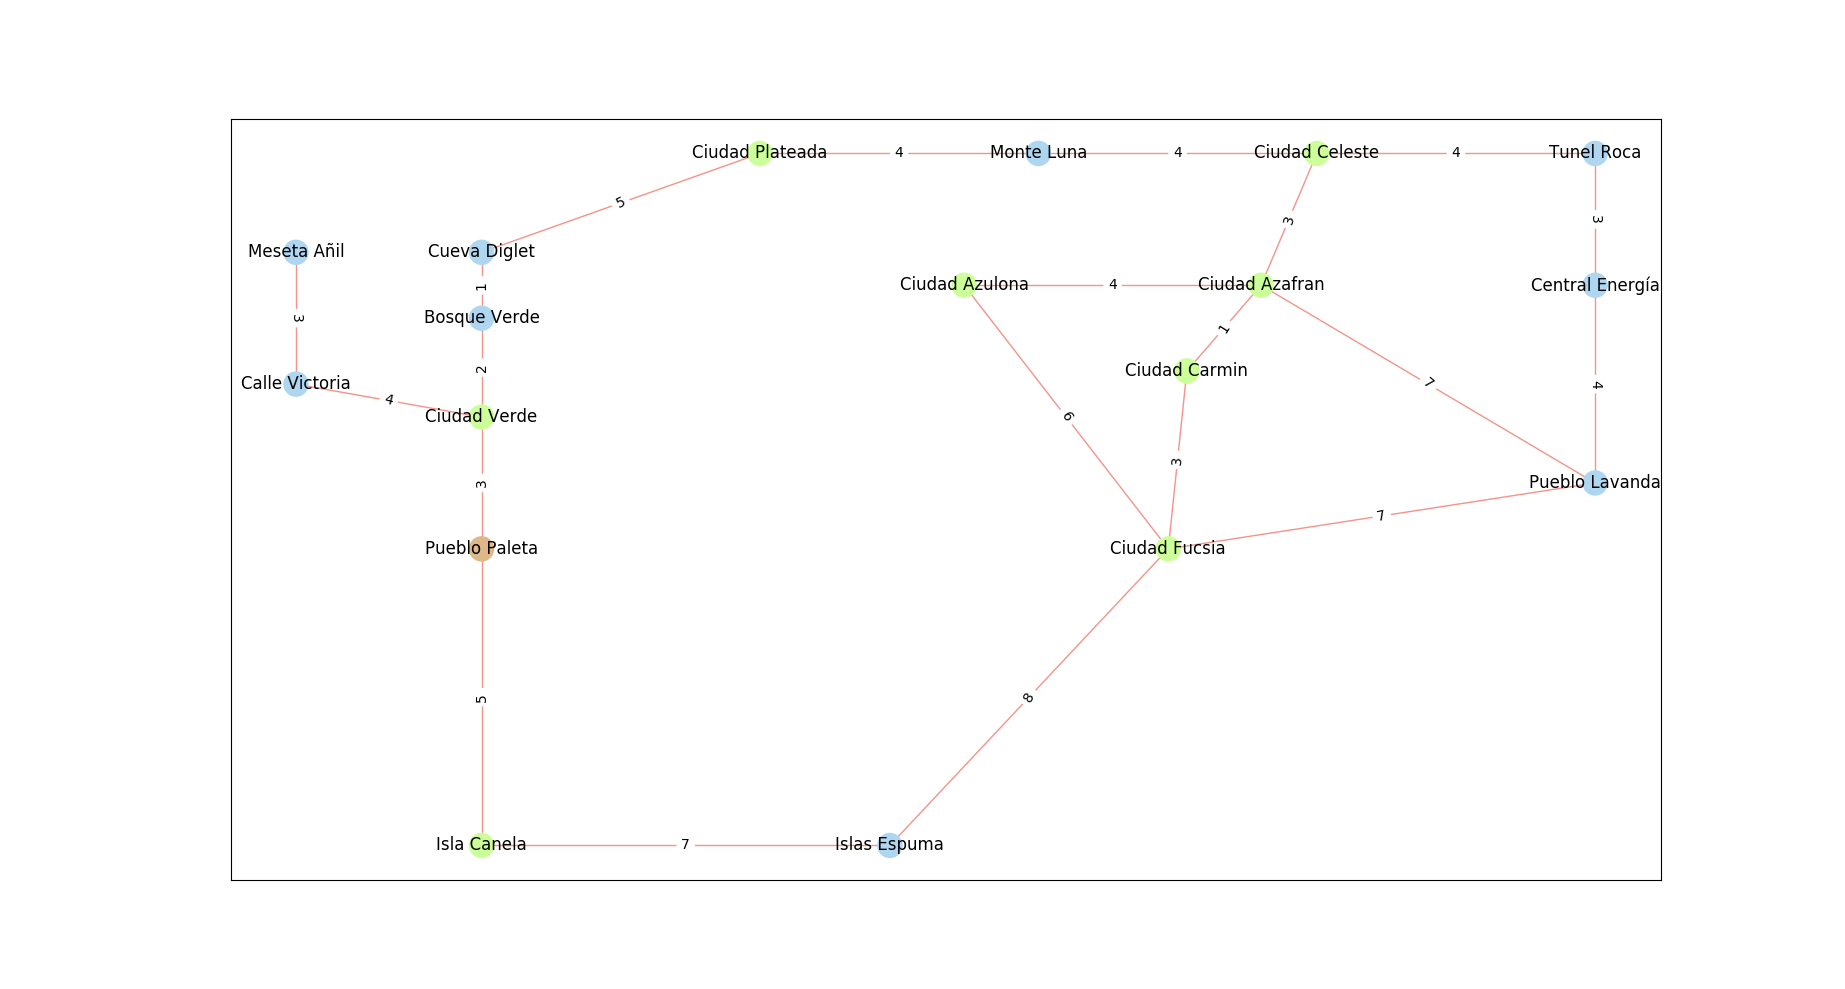

This chart was generated by the following Python code:
import networkx as nx
import matplotlib.pyplot as plt
import matplotlib._color_data as mcd
import matplotlib.patches as patches
from matplotlib.offsetbox import AnnotationBbox


def grafo():
    fig, axes = plt.subplots()
    axes.get_xaxis().set_visible(False)
    axes.get_yaxis().set_visible(False)

    #creacion de grafo que representa el mapa

    kanto = nx.Graph()
    #insercion de los vertices
    kanto.add_node("Meseta Añil",pos=(15,95))#
    kanto.add_node("Calle Victoria",pos=(15,75))#
    kanto.add_node("Isla Canela",pos=(25,5))#
    kanto.add_node("Pueblo Paleta",pos=(25,50))#
    kanto.add_node("Ciudad Verde",pos=(25,70))#
    kanto.add_node("Bosque Verde",pos=(25,85))#
    kanto.add_node("Cueva Diglet",pos=(25,95))#
    kanto.add_node("Ciudad Plateada",pos=(40,110))
    kanto.add_node("Monte Luna",pos=(55,110))#
    kanto.add_node("Ciudad Azulona",pos=(51,90))#
    kanto.add_node("Islas Espuma",pos=(47,5))#
    kanto.add_node("Ciudad Celeste",pos=(70,110))##
    kanto.add_node("Ciudad Azafran",pos=(67,90))#
    kanto.add_node("Ciudad Carmin",pos=(63,77))#
    kanto.add_node("Ciudad Fucsia",pos=(62,50))#
    kanto.add_node("Tunel Roca",pos=(85,110))#
    kanto.add_node("Central Energía",pos=(85,90))#
    kanto.add_node("Pueblo Lavanda",pos=(85,60))#


    #union de vertices

    kanto.add_edge("Meseta Añil","Calle Victoria",weight=3)
    kanto.add_edge("Calle Victoria","Ciudad Verde",weight=4)
    kanto.add_edge("Pueblo Paleta","Ciudad Verde",weight=3)
    kanto.add_edge("Ciudad Verde","Bosque Verde",weight=2)
    kanto.add_edge("Bosque Verde","Cueva Diglet",weight=1)
    kanto.add_edge("Cueva Diglet","Ciudad Plateada",weight=5)
    kanto.add_edge("Ciudad Plateada","Monte Luna",weight=4)
    kanto.add_edge("Ciudad Celeste","Monte Luna",weight=4)
    kanto.add_edge("Ciudad Celeste","Ciudad Azafran",weight=3)
    kanto.add_edge("Ciudad Celeste","Tunel Roca",weight=4)
    kanto.add_edge("Ciudad Azulona","Ciudad Azafran",weight=4)
    kanto.add_edge("Central Energía","Tunel Roca",weight=3)
    kanto.add_edge("Central Energía","Pueblo Lavanda",weight=4)
    kanto.add_edge("Pueblo Lavanda","Ciudad Azafran",weight=7)
    kanto.add_edge("Ciudad Azafran","Ciudad Carmin",weight=1)
    kanto.add_edge("Ciudad Fucsia","Ciudad Carmin",weight=3)
    kanto.add_edge("Ciudad Fucsia","Ciudad Azulona",weight=6)
    kanto.add_edge("Ciudad Fucsia","Pueblo Lavanda",weight=7)
    kanto.add_edge("Ciudad Fucsia","Islas Espuma",weight=8)
    kanto.add_edge("Isla Canela","Islas Espuma",weight=7)
    kanto.add_edge("Isla Canela","Pueblo Paleta",weight=5)

    AD1=nx.dijkstra_path(kanto, 'Pueblo Paleta', 'Ciudad Plateada')
    AD2=nx.dijkstra_path(kanto,'Ciudad Plateada','Ciudad Celeste')
    AD3=nx.dijkstra_path(kanto,'Ciudad Celeste','Ciudad Carmin')
    AD4=nx.dijkstra_path(kanto,'Ciudad Carmin','Ciudad Azulona')
    AD5=nx.dijkstra_path(kanto,'Ciudad Azulona','Ciudad Fucsia')
    AD6=nx.dijkstra_path(kanto,'Ciudad Fucsia','Ciudad Azafran')
    AD7=nx.dijkstra_path(kanto,'Ciudad Azafran','Isla Canela')
    AD8=nx.dijkstra_path(kanto,'Isla Canela','Ciudad Verde')
    print(AD1)
    print(AD2)
    print(AD3)
    print(AD4)
    print(AD5)
    print(AD6)
    print(AD7)
    print(AD8)


    nodesP = ["Meseta Añil","Calle Victoria","Isla Canela","Pueblo Paleta","Ciudad Verde","Bosque Verde","Cueva Diglet","Ciudad Plateada","Monte Luna","Ciudad Azulona","Islas Espuma","Ciudad Celeste","Ciudad Azafran","Ciudad Carmin","Ciudad Fucsia","Tunel Roca","Central Energía","Pueblo Lavanda"]
    nodesGym=["Isla Canela","Ciudad Verde","Ciudad Plateada","Ciudad Azulona","Ciudad Celeste","Ciudad Azafran","Ciudad Carmin","Ciudad Fucsia"]
    color_map=[]
    for node in nodesP:
        if node in nodesGym:
            color_map.append('#CCFF99')
        elif node=="Pueblo Paleta":
            color_map.append('#DEB887')
        else:
            color_map.append('#AED6F1')
    colore=['#F1948A']
    pos1 = nx.get_node_attributes(kanto, 'pos')
    weight1=nx.get_edge_attributes(kanto,'weight')
#graficamente

    nx.draw_networkx(kanto,pos1,node_list = nodesP,node_color = color_map,edge_color=colore)
    nx.draw_networkx_edge_labels(kanto,pos1,edge_labels = weight1)
    plt.show()
    fig.savefig("principal"+ ".png")


grafo()
